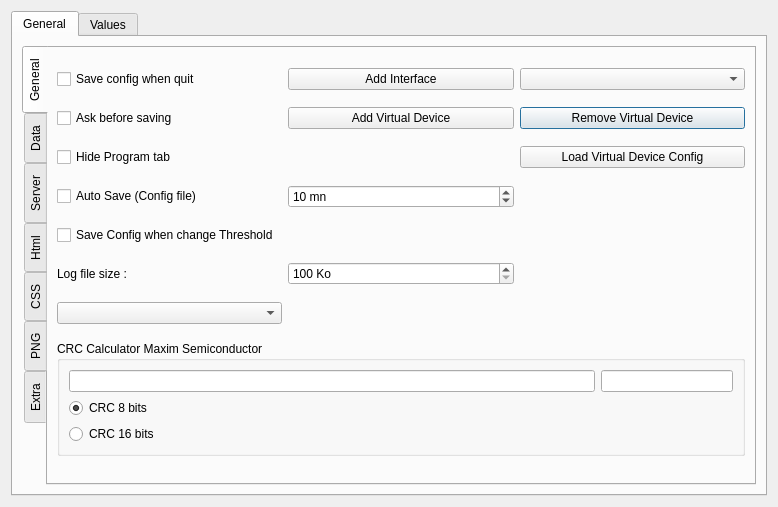
<?xml version="1.0" encoding="UTF-8"?>
<ui version="4.0">
 <class>configgui</class>
 <widget class="QDialog" name="configgui">
  <property name="geometry">
   <rect>
    <x>0</x>
    <y>0</y>
    <width>778</width>
    <height>507</height>
   </rect>
  </property>
  <property name="focusPolicy">
   <enum>Qt::StrongFocus</enum>
  </property>
  <property name="windowTitle">
   <string>Network setup</string>
  </property>
  <property name="windowIcon">
   <iconset resource="onewire.qrc">
    <normaloff>:/images/images/kfm_home.png</normaloff>:/images/images/kfm_home.png</iconset>
  </property>
  <property name="modal">
   <bool>false</bool>
  </property>
  <layout class="QGridLayout" name="gridLayout_8">
   <item row="0" column="0">
    <widget class="QTabWidget" name="tabWidget">
     <property name="currentIndex">
      <number>0</number>
     </property>
     <widget class="QWidget" name="widget">
      <attribute name="icon">
       <iconset resource="onewire.qrc">
        <normaloff>:/images/images/kfm_home.png</normaloff>:/images/images/kfm_home.png</iconset>
      </attribute>
      <attribute name="title">
       <string>General</string>
      </attribute>
      <layout class="QGridLayout" name="gridLayout_3">
       <item row="1" column="0">
        <widget class="QTabWidget" name="tabWidgetGeneral">
         <property name="toolTip">
          <string/>
         </property>
         <property name="statusTip">
          <string/>
         </property>
         <property name="tabPosition">
          <enum>QTabWidget::West</enum>
         </property>
         <property name="currentIndex">
          <number>0</number>
         </property>
         <widget class="QWidget" name="GeneralTab">
          <attribute name="title">
           <string>General</string>
          </attribute>
          <layout class="QGridLayout" name="gridLayout_2">
           <item row="0" column="2">
            <widget class="QComboBox" name="comboBoxInterface"/>
           </item>
           <item row="0" column="0">
            <widget class="QCheckBox" name="checkBoxSaveQuit">
             <property name="text">
              <string>Save config when quit</string>
             </property>
            </widget>
           </item>
           <item row="5" column="1">
            <widget class="QSpinBox" name="spinBoxLogSize">
             <property name="suffix">
              <string> Ko</string>
             </property>
             <property name="minimum">
              <number>100</number>
             </property>
             <property name="maximum">
              <number>9999</number>
             </property>
             <property name="singleStep">
              <number>100</number>
             </property>
            </widget>
           </item>
           <item row="4" column="0">
            <widget class="QCheckBox" name="checkBoxSaveOnChange">
             <property name="text">
              <string>Save Config when change Threshold</string>
             </property>
            </widget>
           </item>
           <item row="1" column="2">
            <widget class="QPushButton" name="pushButtonRemoveVD">
             <property name="text">
              <string>Remove Virtual Device</string>
             </property>
            </widget>
           </item>
           <item row="1" column="1">
            <widget class="QPushButton" name="pushButtonAddVD">
             <property name="text">
              <string>Add Virtual Device</string>
             </property>
            </widget>
           </item>
           <item row="5" column="0">
            <widget class="QLabel" name="label_10">
             <property name="text">
              <string>Log file size :</string>
             </property>
            </widget>
           </item>
           <item row="6" column="0">
            <widget class="QComboBox" name="comboBoxCodecs"/>
           </item>
           <item row="2" column="2">
            <widget class="QPushButton" name="pushButtonLoadVDConfig">
             <property name="text">
              <string>Load Virtual Device Config</string>
             </property>
            </widget>
           </item>
           <item row="0" column="1">
            <widget class="QPushButton" name="pushButtonAddInterface">
             <property name="text">
              <string>Add Interface</string>
             </property>
            </widget>
           </item>
           <item row="3" column="1">
            <widget class="QSpinBox" name="spinBoxSaveInterval">
             <property name="suffix">
              <string> mn</string>
             </property>
             <property name="minimum">
              <number>1</number>
             </property>
             <property name="maximum">
              <number>9999</number>
             </property>
             <property name="singleStep">
              <number>100</number>
             </property>
             <property name="value">
              <number>10</number>
             </property>
            </widget>
           </item>
           <item row="1" column="0">
            <widget class="QCheckBox" name="checkBoxAskSave">
             <property name="text">
              <string>Ask before saving</string>
             </property>
            </widget>
           </item>
           <item row="2" column="0">
            <widget class="QCheckBox" name="checkBoxHideHeating">
             <property name="text">
              <string>Hide Program tab</string>
             </property>
            </widget>
           </item>
           <item row="7" column="0" colspan="3">
            <widget class="QGroupBox" name="CRCCalculator">
             <property name="sizePolicy">
              <sizepolicy hsizetype="Minimum" vsizetype="Maximum">
               <horstretch>0</horstretch>
               <verstretch>0</verstretch>
              </sizepolicy>
             </property>
             <property name="title">
              <string>CRC Calculator Maxim Semiconductor</string>
             </property>
             <layout class="QGridLayout" name="gridLayout_9">
              <item row="0" column="0">
               <widget class="QLineEdit" name="lineEditCRCCalc">
                <property name="sizePolicy">
                 <sizepolicy hsizetype="MinimumExpanding" vsizetype="Fixed">
                  <horstretch>4</horstretch>
                  <verstretch>0</verstretch>
                 </sizepolicy>
                </property>
               </widget>
              </item>
              <item row="0" column="1">
               <widget class="QLineEdit" name="lineEditCRCResult">
                <property name="sizePolicy">
                 <sizepolicy hsizetype="Expanding" vsizetype="Fixed">
                  <horstretch>1</horstretch>
                  <verstretch>0</verstretch>
                 </sizepolicy>
                </property>
                <property name="readOnly">
                 <bool>true</bool>
                </property>
               </widget>
              </item>
              <item row="1" column="0">
               <widget class="QRadioButton" name="radioButtonCRC8">
                <property name="sizePolicy">
                 <sizepolicy hsizetype="Minimum" vsizetype="Fixed">
                  <horstretch>0</horstretch>
                  <verstretch>0</verstretch>
                 </sizepolicy>
                </property>
                <property name="text">
                 <string>CRC 8 bits</string>
                </property>
                <property name="checked">
                 <bool>true</bool>
                </property>
               </widget>
              </item>
              <item row="2" column="0">
               <widget class="QRadioButton" name="radioButtonCRC16">
                <property name="sizePolicy">
                 <sizepolicy hsizetype="Minimum" vsizetype="Fixed">
                  <horstretch>0</horstretch>
                  <verstretch>0</verstretch>
                 </sizepolicy>
                </property>
                <property name="text">
                 <string>CRC 16 bits</string>
                </property>
               </widget>
              </item>
             </layout>
            </widget>
           </item>
           <item row="3" column="0">
            <widget class="QCheckBox" name="checkBoxkSaveInterval">
             <property name="text">
              <string>Auto Save (Config file)</string>
             </property>
            </widget>
           </item>
          </layout>
         </widget>
         <widget class="QWidget" name="dataTab">
          <attribute name="title">
           <string>Data</string>
          </attribute>
          <layout class="QGridLayout" name="gridLayout_5">
           <item row="0" column="0">
            <widget class="QLabel" name="labelPngDataFolder">
             <property name="sizePolicy">
              <sizepolicy hsizetype="Expanding" vsizetype="Fixed">
               <horstretch>0</horstretch>
               <verstretch>0</verstretch>
              </sizepolicy>
             </property>
             <property name="text">
              <string>Data folder
Default folder if empty</string>
             </property>
            </widget>
           </item>
           <item row="3" column="1">
            <widget class="QComboBox" name="comboBoxBackupInterval">
             <property name="enabled">
              <bool>false</bool>
             </property>
            </widget>
           </item>
           <item row="0" column="3">
            <widget class="QPushButton" name="pushButtonDataPath">
             <property name="enabled">
              <bool>false</bool>
             </property>
             <property name="text">
              <string>...</string>
             </property>
            </widget>
           </item>
           <item row="2" column="1" colspan="2">
            <widget class="QLineEdit" name="lineEditBackupFolder">
             <property name="enabled">
              <bool>false</bool>
             </property>
             <property name="readOnly">
              <bool>true</bool>
             </property>
            </widget>
           </item>
           <item row="3" column="2">
            <widget class="QTimeEdit" name="timeEditBackupInterval">
             <property name="enabled">
              <bool>false</bool>
             </property>
             <property name="displayFormat">
              <string>HH:mm</string>
             </property>
            </widget>
           </item>
           <item row="2" column="0">
            <widget class="QLabel" name="labelPngBackupFolder">
             <property name="sizePolicy">
              <sizepolicy hsizetype="Expanding" vsizetype="Fixed">
               <horstretch>0</horstretch>
               <verstretch>0</verstretch>
              </sizepolicy>
             </property>
             <property name="text">
              <string>Backup Folder
Default folder if empty</string>
             </property>
            </widget>
           </item>
           <item row="3" column="3">
            <widget class="QPushButton" name="PushButtonBackupNow">
             <property name="text">
              <string>Backup Now</string>
             </property>
            </widget>
           </item>
           <item row="2" column="3">
            <widget class="QPushButton" name="pushButtonBackupPath">
             <property name="enabled">
              <bool>false</bool>
             </property>
             <property name="text">
              <string>...</string>
             </property>
            </widget>
           </item>
           <item row="3" column="0">
            <widget class="QLabel" name="labelPngFolder_9">
             <property name="sizePolicy">
              <sizepolicy hsizetype="Expanding" vsizetype="Fixed">
               <horstretch>0</horstretch>
               <verstretch>0</verstretch>
              </sizepolicy>
             </property>
             <property name="text">
              <string>Backup</string>
             </property>
            </widget>
           </item>
           <item row="0" column="1" colspan="2">
            <widget class="QLineEdit" name="lineEditDataFolder">
             <property name="enabled">
              <bool>false</bool>
             </property>
             <property name="readOnly">
              <bool>true</bool>
             </property>
            </widget>
           </item>
           <item row="1" column="1" colspan="2">
            <widget class="QLineEdit" name="lineEditZipFolder">
             <property name="enabled">
              <bool>false</bool>
             </property>
             <property name="readOnly">
              <bool>true</bool>
             </property>
            </widget>
           </item>
           <item row="1" column="0">
            <widget class="QLabel" name="labelPngZipFolder">
             <property name="sizePolicy">
              <sizepolicy hsizetype="Expanding" vsizetype="Fixed">
               <horstretch>0</horstretch>
               <verstretch>0</verstretch>
              </sizepolicy>
             </property>
             <property name="text">
              <string>Zip folder
Data folder if empty</string>
             </property>
            </widget>
           </item>
           <item row="1" column="3">
            <widget class="QPushButton" name="pushButtonZipPath">
             <property name="enabled">
              <bool>false</bool>
             </property>
             <property name="text">
              <string>...</string>
             </property>
            </widget>
           </item>
          </layout>
         </widget>
         <widget class="QWidget" name="ServerTab">
          <attribute name="title">
           <string>Server</string>
          </attribute>
          <layout class="QGridLayout" name="gridLayout">
           <item row="0" column="0">
            <widget class="QLineEdit" name="lineEditServer"/>
           </item>
           <item row="0" column="1">
            <widget class="QSpinBox" name="spinBoxPortServer">
             <property name="suffix">
              <string/>
             </property>
             <property name="prefix">
              <string>Port : </string>
             </property>
             <property name="maximum">
              <number>99999</number>
             </property>
             <property name="value">
              <number>499</number>
             </property>
            </widget>
           </item>
           <item row="0" column="2">
            <widget class="QCheckBox" name="checkBoxServer">
             <property name="text">
              <string>Active</string>
             </property>
            </widget>
           </item>
           <item row="1" column="0">
            <widget class="QListWidget" name="listViewUsers">
             <property name="sizePolicy">
              <sizepolicy hsizetype="Expanding" vsizetype="Expanding">
               <horstretch>1</horstretch>
               <verstretch>0</verstretch>
              </sizepolicy>
             </property>
             <property name="contextMenuPolicy">
              <enum>Qt::CustomContextMenu</enum>
             </property>
            </widget>
           </item>
           <item row="1" column="1" colspan="2">
            <widget class="QTextEdit" name="textEdit">
             <property name="sizePolicy">
              <sizepolicy hsizetype="Expanding" vsizetype="Expanding">
               <horstretch>1</horstretch>
               <verstretch>0</verstretch>
              </sizepolicy>
             </property>
            </widget>
           </item>
          </layout>
         </widget>
         <widget class="QWidget" name="HtmlTab">
          <attribute name="title">
           <string>Html</string>
          </attribute>
          <layout class="QGridLayout" name="gridLayout_7">
           <item row="4" column="1" colspan="3">
            <widget class="QLineEdit" name="lineEditHtmlTimeFormat">
             <property name="statusTip">
              <string/>
             </property>
             <property name="text">
              <string>'&amp;nbsp; - &amp;nbsp;'hh:mm:ss</string>
             </property>
            </widget>
           </item>
           <item row="7" column="3">
            <widget class="QPushButton" name="pushButtonSendMail">
             <property name="text">
              <string>Send Mail</string>
             </property>
            </widget>
           </item>
           <item row="3" column="1" colspan="3">
            <widget class="QLineEdit" name="lineEditHtmlDateFormat">
             <property name="toolTip">
              <string/>
             </property>
             <property name="statusTip">
              <string/>
             </property>
             <property name="whatsThis">
              <string/>
             </property>
             <property name="text">
              <string>'&lt;br&gt;'dd-MM-yyyy</string>
             </property>
            </widget>
           </item>
           <item row="5" column="3">
            <widget class="QPushButton" name="pushButtonHtmlPath">
             <property name="text">
              <string>...</string>
             </property>
            </widget>
           </item>
           <item row="7" column="1">
            <widget class="QLineEdit" name="lineEditSMTPServer"/>
           </item>
           <item row="5" column="0">
            <widget class="QLabel" name="labelHtmlFolder">
             <property name="sizePolicy">
              <sizepolicy hsizetype="Expanding" vsizetype="Fixed">
               <horstretch>0</horstretch>
               <verstretch>0</verstretch>
              </sizepolicy>
             </property>
             <property name="text">
              <string>html pages folder
Default if empty</string>
             </property>
            </widget>
           </item>
           <item row="12" column="0">
            <widget class="QLabel" name="label_16">
             <property name="text">
              <string>SMTP Password</string>
             </property>
            </widget>
           </item>
           <item row="12" column="1" colspan="2">
            <widget class="QLineEdit" name="lineEditSMTPPassWord">
             <property name="echoMode">
              <enum>QLineEdit::Password</enum>
             </property>
            </widget>
           </item>
           <item row="12" column="3">
            <widget class="QCheckBox" name="checkBoxSMTPSecure">
             <property name="text">
              <string>Use SSL</string>
             </property>
            </widget>
           </item>
           <item row="0" column="3">
            <widget class="QLabel" name="label">
             <property name="text">
              <string>Html device menu</string>
             </property>
            </widget>
           </item>
           <item row="8" column="1" colspan="2">
            <widget class="QLineEdit" name="lineEditSMTPLogin"/>
           </item>
           <item row="9" column="0">
            <widget class="QLabel" name="label_15">
             <property name="text">
              <string>SMTP Port</string>
             </property>
            </widget>
           </item>
           <item row="2" column="3">
            <widget class="QPushButton" name="pushButtonRemove">
             <property name="text">
              <string>Remove</string>
             </property>
            </widget>
           </item>
           <item row="8" column="0">
            <widget class="QLabel" name="label_12">
             <property name="text">
              <string>SMTP Login</string>
             </property>
            </widget>
           </item>
           <item row="9" column="1" colspan="2">
            <widget class="QLineEdit" name="lineEditSMTPPort"/>
           </item>
           <item row="7" column="0">
            <widget class="QLabel" name="label_14">
             <property name="text">
              <string>SMTP Server</string>
             </property>
            </widget>
           </item>
           <item row="3" column="0">
            <widget class="QCheckBox" name="checkBoxHtmlDate">
             <property name="text">
              <string>Include Date</string>
             </property>
             <property name="checked">
              <bool>true</bool>
             </property>
            </widget>
           </item>
           <item row="4" column="0">
            <widget class="QCheckBox" name="checkBoxHtmlTime">
             <property name="text">
              <string>Include Time</string>
             </property>
             <property name="checked">
              <bool>true</bool>
             </property>
            </widget>
           </item>
           <item row="1" column="3">
            <widget class="QPushButton" name="pushButtonAdd">
             <property name="text">
              <string>Add</string>
             </property>
            </widget>
           </item>
           <item row="0" column="0" rowspan="3" colspan="3">
            <widget class="QListWidget" name="listWidget"/>
           </item>
           <item row="5" column="1" colspan="2">
            <widget class="QLineEdit" name="lineEditHtmlFolder">
             <property name="readOnly">
              <bool>false</bool>
             </property>
            </widget>
           </item>
          </layout>
         </widget>
         <widget class="QWidget" name="CssTab">
          <attribute name="title">
           <string>CSS</string>
          </attribute>
          <layout class="QGridLayout" name="gridLayout_11">
           <item row="0" column="0" colspan="2">
            <widget class="QComboBox" name="comboBoxHtml"/>
           </item>
           <item row="0" column="2">
            <widget class="QPushButton" name="pushButtonAddHtml">
             <property name="text">
              <string/>
             </property>
             <property name="icon">
              <iconset resource="onewire.qrc">
               <normaloff>:/images/images/edit_add.png</normaloff>:/images/images/edit_add.png</iconset>
             </property>
            </widget>
           </item>
           <item row="0" column="3">
            <widget class="QPushButton" name="pushButtonRemoveHtml">
             <property name="text">
              <string/>
             </property>
             <property name="icon">
              <iconset resource="onewire.qrc">
               <normaloff>:/images/images/edit_remove.png</normaloff>:/images/images/edit_remove.png</iconset>
             </property>
            </widget>
           </item>
           <item row="1" column="0">
            <widget class="QLabel" name="label_5">
             <property name="text">
              <string>Title Text</string>
             </property>
            </widget>
           </item>
           <item row="1" column="1" colspan="3">
            <widget class="QLineEdit" name="lineEditHtmlTitleText">
             <property name="text">
              <string>Welcome to LogisDom&amp;nbsp;</string>
             </property>
            </widget>
           </item>
           <item row="2" column="0">
            <widget class="QLabel" name="label_19">
             <property name="text">
              <string>Header</string>
             </property>
            </widget>
           </item>
           <item row="2" column="1" colspan="3">
            <widget class="QLineEdit" name="lineEditHtmlHeaderCSS">
             <property name="contextMenuPolicy">
              <enum>Qt::CustomContextMenu</enum>
             </property>
            </widget>
           </item>
           <item row="3" column="0">
            <widget class="QLabel" name="label_2">
             <property name="text">
              <string>Title</string>
             </property>
            </widget>
           </item>
           <item row="3" column="1" colspan="3">
            <widget class="QLineEdit" name="lineEditHtmlTitleCSS">
             <property name="contextMenuPolicy">
              <enum>Qt::CustomContextMenu</enum>
             </property>
            </widget>
           </item>
           <item row="4" column="0">
            <widget class="QLabel" name="label_3">
             <property name="text">
              <string>Time</string>
             </property>
            </widget>
           </item>
           <item row="4" column="1" colspan="3">
            <widget class="QLineEdit" name="lineEditHtmlTimeCSS">
             <property name="contextMenuPolicy">
              <enum>Qt::CustomContextMenu</enum>
             </property>
            </widget>
           </item>
           <item row="5" column="0">
            <widget class="QLabel" name="label_7">
             <property name="text">
              <string>Menu</string>
             </property>
            </widget>
           </item>
           <item row="5" column="1" colspan="3">
            <widget class="QLineEdit" name="lineEditHtmlMenuCSS">
             <property name="contextMenuPolicy">
              <enum>Qt::CustomContextMenu</enum>
             </property>
            </widget>
           </item>
           <item row="6" column="0">
            <widget class="QLabel" name="label_9">
             <property name="text">
              <string>List</string>
             </property>
            </widget>
           </item>
           <item row="6" column="1" colspan="3">
            <widget class="QLineEdit" name="lineEditHtmlListCSS">
             <property name="contextMenuPolicy">
              <enum>Qt::CustomContextMenu</enum>
             </property>
            </widget>
           </item>
           <item row="7" column="0">
            <widget class="QLabel" name="label_4">
             <property name="text">
              <string>Detectors</string>
             </property>
            </widget>
           </item>
           <item row="7" column="1" colspan="3">
            <widget class="QLineEdit" name="lineEditHtmlDetectorCSS">
             <property name="contextMenuPolicy">
              <enum>Qt::CustomContextMenu</enum>
             </property>
            </widget>
           </item>
           <item row="8" column="0">
            <widget class="QLabel" name="label_6">
             <property name="text">
              <string>Values</string>
             </property>
            </widget>
           </item>
           <item row="8" column="1" colspan="3">
            <widget class="QLineEdit" name="lineEditHtmlValueCSS">
             <property name="contextMenuPolicy">
              <enum>Qt::CustomContextMenu</enum>
             </property>
            </widget>
           </item>
           <item row="9" column="0">
            <widget class="QLabel" name="label_8">
             <property name="text">
              <string>Command</string>
             </property>
            </widget>
           </item>
           <item row="9" column="1" colspan="3">
            <widget class="QLineEdit" name="lineEditHtmlCommandCSS">
             <property name="contextMenuPolicy">
              <enum>Qt::CustomContextMenu</enum>
             </property>
            </widget>
           </item>
          </layout>
         </widget>
         <widget class="QWidget" name="PngTab">
          <attribute name="title">
           <string>PNG</string>
          </attribute>
          <layout class="QGridLayout" name="gridLayout_4">
           <item row="1" column="0">
            <widget class="QCheckBox" name="checkBoxGenPng">
             <property name="text">
              <string>Generate PNG</string>
             </property>
            </widget>
           </item>
           <item row="2" column="1">
            <widget class="QComboBox" name="comboBoxSize">
             <property name="currentIndex">
              <number>-1</number>
             </property>
            </widget>
           </item>
           <item row="0" column="2">
            <widget class="QSpinBox" name="spinBoxHtmlSize">
             <property name="suffix">
              <string> Pixels</string>
             </property>
             <property name="minimum">
              <number>10</number>
             </property>
             <property name="maximum">
              <number>9999</number>
             </property>
             <property name="value">
              <number>1000</number>
             </property>
            </widget>
           </item>
           <item row="5" column="1">
            <widget class="QLineEdit" name="lineEditPngPath">
             <property name="readOnly">
              <bool>true</bool>
             </property>
            </widget>
           </item>
           <item row="4" column="2">
            <widget class="QSpinBox" name="spinBoxSizeH">
             <property name="suffix">
              <string> Pixels</string>
             </property>
             <property name="minimum">
              <number>10</number>
             </property>
             <property name="maximum">
              <number>9999</number>
             </property>
             <property name="value">
              <number>600</number>
             </property>
            </widget>
           </item>
           <item row="5" column="0">
            <widget class="QLabel" name="labelPngFolder">
             <property name="sizePolicy">
              <sizepolicy hsizetype="Expanding" vsizetype="Fixed">
               <horstretch>0</horstretch>
               <verstretch>0</verstretch>
              </sizepolicy>
             </property>
             <property name="text">
              <string>PNG Folder</string>
             </property>
            </widget>
           </item>
           <item row="1" column="1">
            <widget class="QSpinBox" name="spinBoxPNGDelay">
             <property name="suffix">
              <string> min</string>
             </property>
             <property name="minimum">
              <number>1</number>
             </property>
             <property name="maximum">
              <number>999</number>
             </property>
            </widget>
           </item>
           <item row="3" column="1">
            <widget class="QLabel" name="label_13">
             <property name="text">
              <string>Width</string>
             </property>
            </widget>
           </item>
           <item row="0" column="0">
            <widget class="QCheckBox" name="checkBoxHtmlSize">
             <property name="text">
              <string>Html Fixed Size</string>
             </property>
            </widget>
           </item>
           <item row="0" column="1">
            <widget class="QComboBox" name="comboBoxHtmlSize">
             <property name="currentIndex">
              <number>-1</number>
             </property>
            </widget>
           </item>
           <item row="5" column="2">
            <widget class="QPushButton" name="pushButtonPNGFolder">
             <property name="text">
              <string>...</string>
             </property>
            </widget>
           </item>
           <item row="2" column="0">
            <widget class="QCheckBox" name="checkBoxSize">
             <property name="text">
              <string>Set Fixed Size</string>
             </property>
            </widget>
           </item>
           <item row="3" column="2">
            <widget class="QSpinBox" name="spinBoxSizeW">
             <property name="suffix">
              <string> Pixels</string>
             </property>
             <property name="minimum">
              <number>10</number>
             </property>
             <property name="maximum">
              <number>9999</number>
             </property>
             <property name="value">
              <number>800</number>
             </property>
            </widget>
           </item>
           <item row="4" column="1">
            <widget class="QLabel" name="label_11">
             <property name="text">
              <string>Heigth</string>
             </property>
            </widget>
           </item>
          </layout>
         </widget>
         <widget class="QWidget" name="Extra">
          <attribute name="title">
           <string>Extra</string>
          </attribute>
          <layout class="QGridLayout" name="gridLayout_6">
           <item row="0" column="0">
            <widget class="QPushButton" name="pushButtonUpdateNow">
             <property name="text">
              <string>Update Now</string>
             </property>
            </widget>
           </item>
           <item row="1" column="0">
            <widget class="QCheckBox" name="LectureRecBox">
             <property name="text">
              <string>Lecture Rec</string>
             </property>
             <property name="checked">
              <bool>true</bool>
             </property>
            </widget>
           </item>
           <item row="2" column="0">
            <widget class="QCheckBox" name="IconBox">
             <property name="text">
              <string>Icone</string>
             </property>
             <property name="checked">
              <bool>true</bool>
             </property>
            </widget>
           </item>
           <item row="3" column="0">
            <widget class="QCheckBox" name="MeteoBox">
             <property name="text">
              <string>Meteo</string>
             </property>
             <property name="checked">
              <bool>true</bool>
             </property>
            </widget>
           </item>
           <item row="4" column="0">
            <widget class="QCheckBox" name="Chauffagebox">
             <property name="text">
              <string>Chauffage</string>
             </property>
             <property name="checked">
              <bool>true</bool>
             </property>
            </widget>
           </item>
           <item row="5" column="0">
            <widget class="QCheckBox" name="VirtualDeviceBox">
             <property name="text">
              <string>Capteur Virtuel</string>
             </property>
             <property name="checked">
              <bool>true</bool>
             </property>
            </widget>
           </item>
           <item row="6" column="0">
            <widget class="QCheckBox" name="SendAllBox">
             <property name="text">
              <string>Server Send All</string>
             </property>
             <property name="checked">
              <bool>true</bool>
             </property>
            </widget>
           </item>
           <item row="7" column="0">
            <widget class="QCheckBox" name="SaveTableauBox">
             <property name="text">
              <string>Tableau</string>
             </property>
             <property name="checked">
              <bool>true</bool>
             </property>
            </widget>
           </item>
           <item row="8" column="0">
            <widget class="QCheckBox" name="ZipFileBox">
             <property name="text">
              <string>Zip File</string>
             </property>
             <property name="checked">
              <bool>true</bool>
             </property>
            </widget>
           </item>
           <item row="9" column="0">
            <widget class="QCheckBox" name="NextSaveBox">
             <property name="text">
              <string>Next Save</string>
             </property>
             <property name="checked">
              <bool>true</bool>
             </property>
            </widget>
           </item>
           <item row="10" column="0">
            <widget class="QCheckBox" name="GraphixBox">
             <property name="text">
              <string>Graphics</string>
             </property>
             <property name="checked">
              <bool>true</bool>
             </property>
            </widget>
           </item>
          </layout>
         </widget>
        </widget>
       </item>
      </layout>
     </widget>
     <widget class="QWidget" name="tab">
      <attribute name="title">
       <string>Values</string>
      </attribute>
     </widget>
    </widget>
   </item>
  </layout>
 </widget>
 <resources>
  <include location="onewire.qrc"/>
 </resources>
 <connections/>
</ui>
